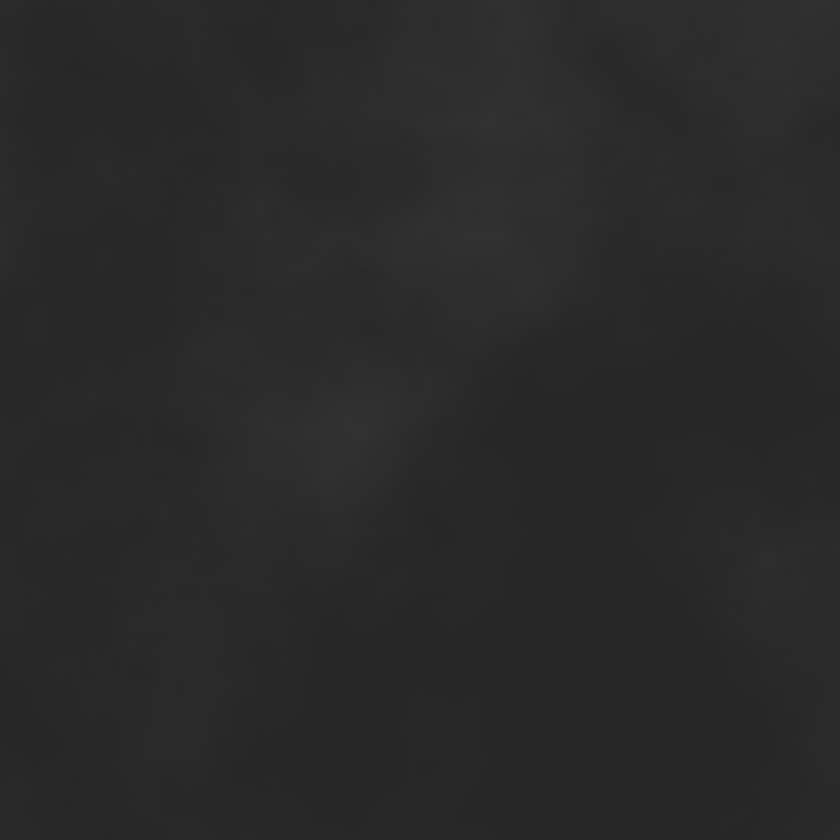
#> input picture heligym/envs/renderer/resources/models/terrain/terrain_hmap.png, 840 x 840 px, shrunk from 1024 x 1024 before the run
$ python hmap.py   (older library calls are emulated)
#> lines starting #> are read from the running program, lines starting #| are printed output that depends on the picture
import cv2
import numpy as np
import os

cwd = os.path.dirname(os.path.abspath(__file__))

img = cv2.imread(cwd + '/terrain_hmap.png',0)/255
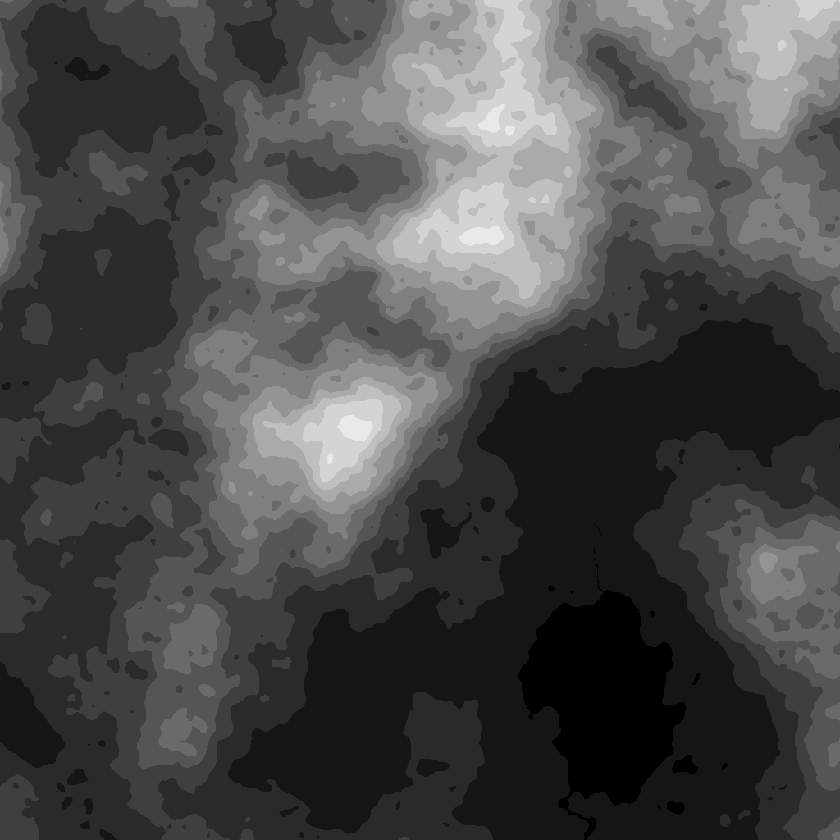
#> img: shape (840, 840) float64; min 0.149, max 0.196, mean 0.163; drawn with min black and max white
# smooth height map since is might be too sharp.
kernel = np.ones((5,5),np.float)/25
img_smooth = cv2.filter2D(img,-1,kernel)

rows,cols = img_smooth.shape
#> rows = 840; cols = 840

hmap = [rows, cols]
#> hmap = [840, 840]

for i in range(rows):
    for j in range(cols):
        #print(i, j)
        k = img_smooth[i,j] * 2685.0 # 2685 max height of world machine
        hmap.append(k)
#> after the loop, hmap = 705602 items

np.save(cwd + '/hmap.npy', hmap)
